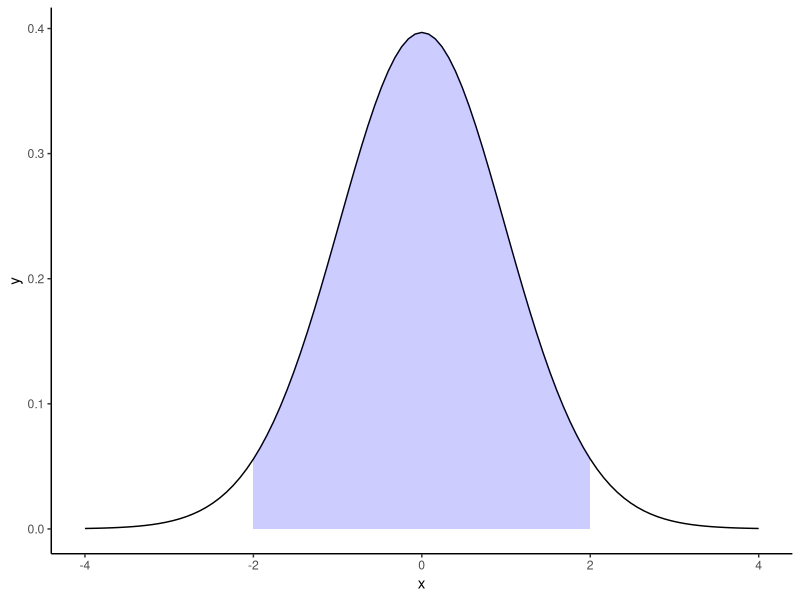
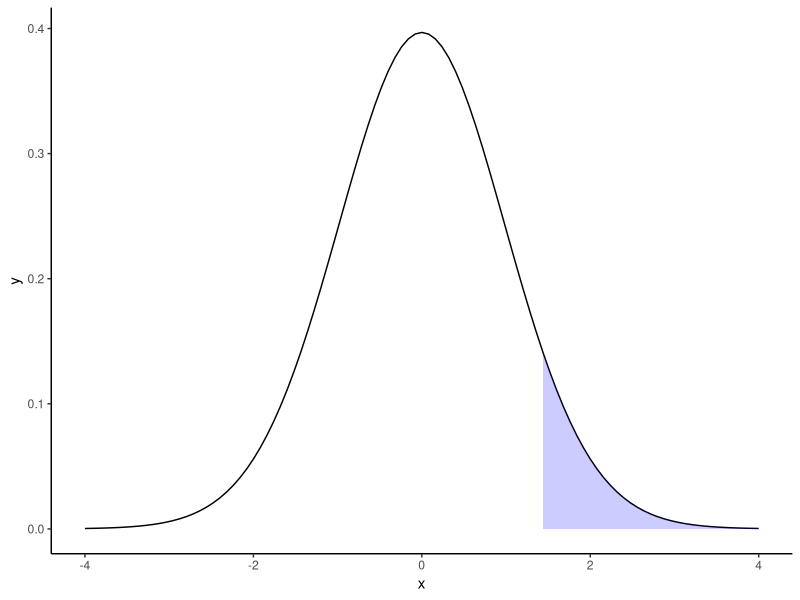
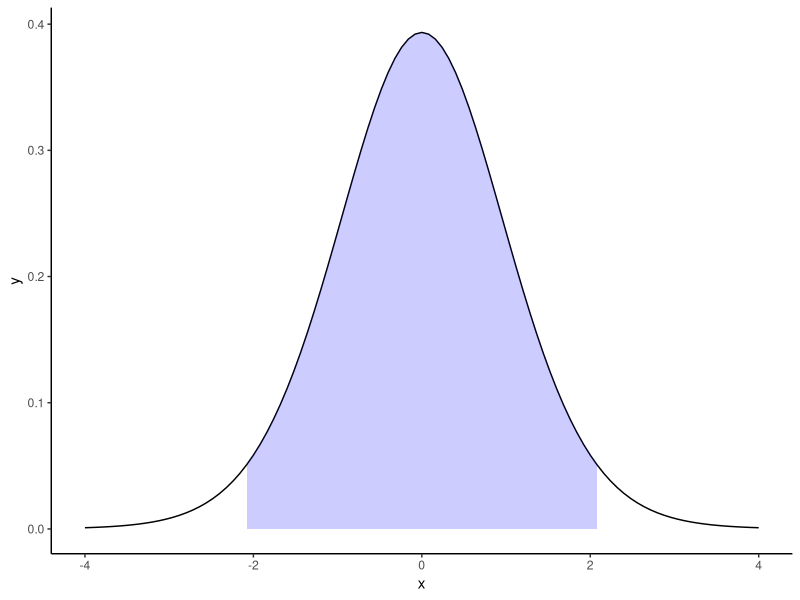

R code for these plots, in order:
library(tidyverse)
library(ggplot2)
library(gridExtra)
set.seed(12345)
limitRange <- function(fun, min, max) {
  function(x) {
    y <- fun(x)
    y[x < min | x > max] <- NA
    return(y)
  }
}

g <- ggplot(data.frame(x = c(-4, 4)), aes(x = x)) +
  stat_function(fun = dnorm) +
  stat_function(
    fun = limitRange(dnorm, -4, -1.96),
    geom = "area", fill = "blue", alpha = 0.2
  ) +
  stat_function(
    fun = limitRange(dnorm, 1.96, 4),
    geom = "area", fill = "blue", alpha = 0.2
  )
# t分布の描画 ------------------------------------------------------------------
limitRange2 <- function(prob, df, ncp = 0) {
  function(x) {
    y <- dt(x, df = df, ncp = ncp)
    min <- qt(p = (1 - prob) / 2, df = df, ncp = ncp)
    max <- qt(p = 1 - ((1 - prob) / 2), df = df, ncp = ncp)
    y[x < min | x > max] <- NA
    return(y)
  }
}


ggplot(data.frame(x = c(-4, 4)), aes(x = x)) +
  stat_function(fun = dt, args = list(df = 48)) +
  stat_function(
    fun = limitRange2(prob = .95, df = 48),
    geom = "area", fill = "blue", alpha = 0.2
  ) +
  theme_classic()

limitRange3 <- function(df, min, max, ncp = 0) {
  function(x) {
    y <- dt(x, df, ncp = 0)
    y[x < min | x > max] <- NA
    return(y)
  }
}

ggplot(data.frame(x = c(-4, 4)), aes(x = x)) +
    stat_function(fun = dt, args = list(df = 48)) +
    stat_function(
        fun = limitRange3(min=1.4,max=4, df = 48),
        geom = "area", fill = "blue", alpha = 0.2
    ) +
    theme_classic()


ggplot(data.frame(x = c(-4, 4)), aes(x = x)) +
    stat_function(fun = dt, args = list(df = 18)) +
    stat_function(
        fun = limitRange2(prob = .95, df = 18),
        geom = "area", fill = "blue", alpha = 0.2
    ) +
    theme_classic()
